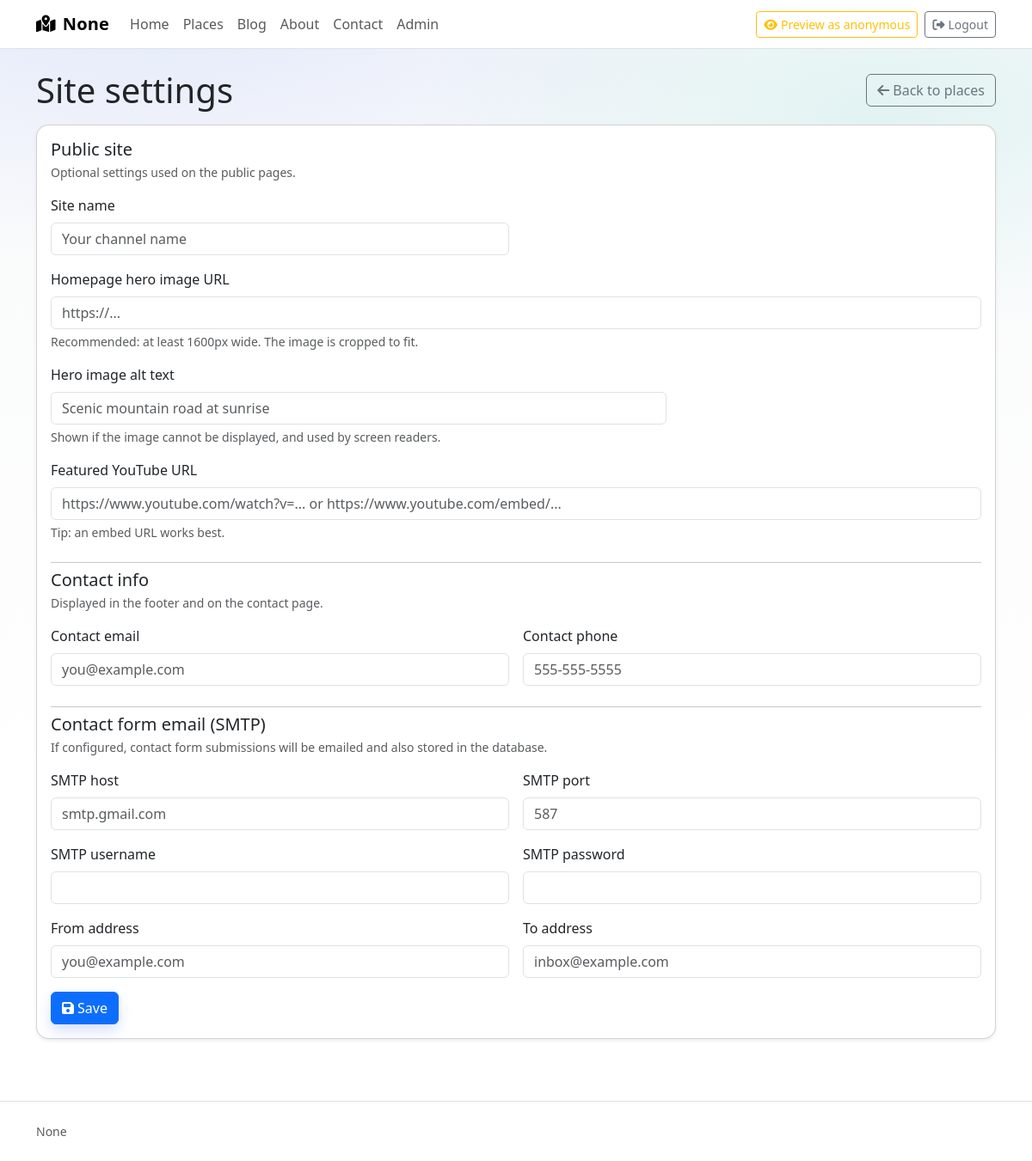
/admin/settings (signed in), run on an earlier commit of the app's database.
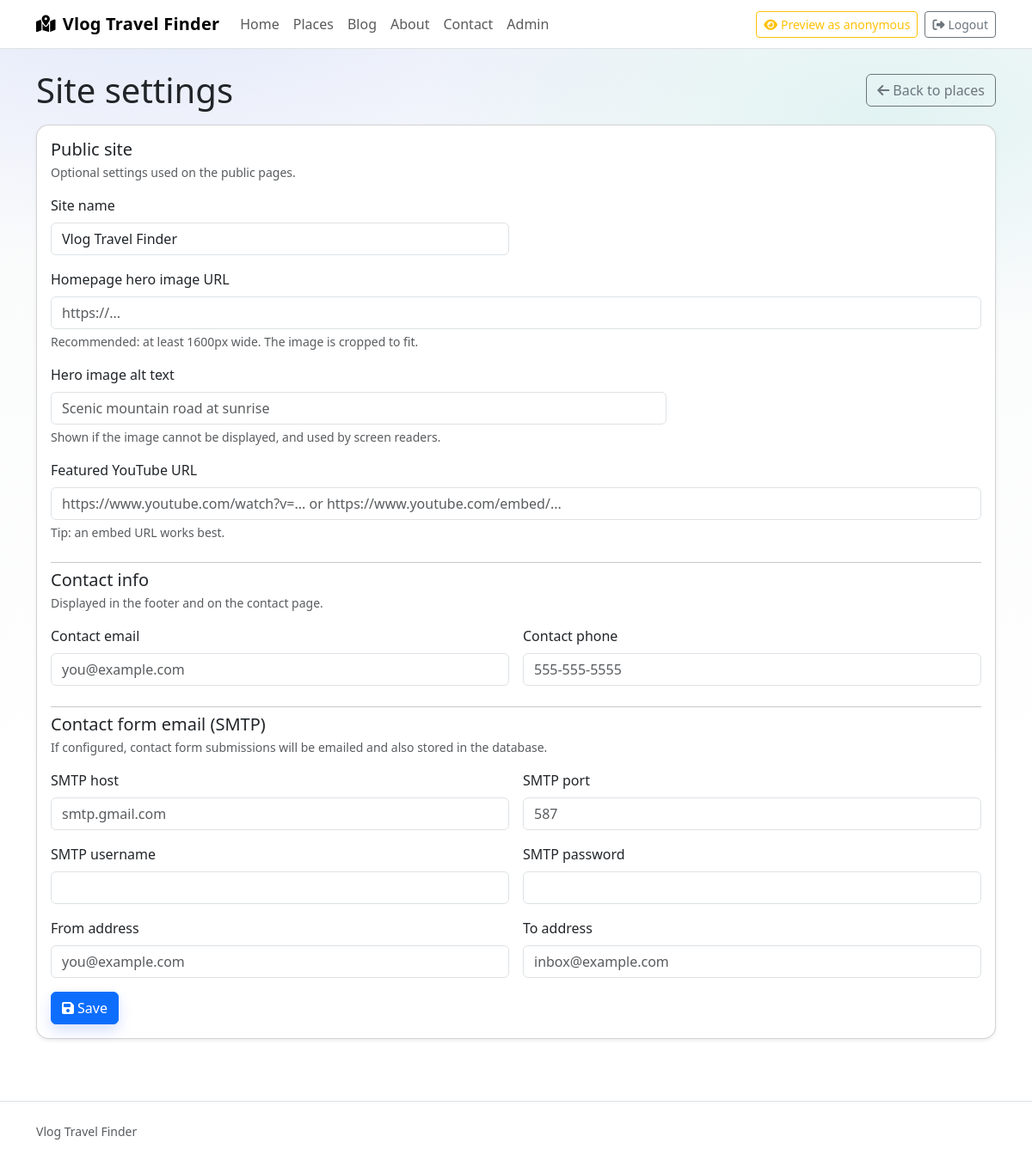
And on a later commit of the database.
### vlog_site/models.py (models this page shows)
class Base(DeclarativeBase):
    pass

class SiteSetting(Base):
    __tablename__ = "site_setting"
    key: Mapped[str] = mapped_column(String, primary_key=True)
    value: Mapped[str | None] = mapped_column(String, nullable=True)

### vlog_site/blueprints/admin.py (the view, shortened to what this page needs)
@admin_bp.route("/settings", methods=["GET", "POST"])
@admin_required
def admin_settings() -> str:
    db = get_session(current_app)
    return render_template(
        "admin/settings.html",
        site_name=get_setting(db, "site_name"),
        hero_image_url=get_setting(db, "hero_image_url"),
        hero_image_alt=get_setting(db, "hero_image_alt"),
        contact_email=get_setting(db, "contact_email"),
        contact_phone=get_setting(db, "contact_phone"),
        featured_youtube_url=get_setting(db, "featured_youtube_url"),
        smtp_host=get_setting(db, "smtp_host"),
        smtp_port=get_setting(db, "smtp_port"),
        smtp_username=get_setting(db, "smtp_username"),
        smtp_password=get_setting(db, "smtp_password"),
        smtp_from=get_setting(db, "smtp_from"),
        smtp_to=get_setting(db, "smtp_to"),
    )

### vlog_site/blueprints/admin.py (called while the page is built)
def is_admin() -> bool:
    user_id = session.get("user_id")
    if user_id is None:
        return False
    db = get_session(current_app)
    user = db.execute(select(User).where(User.id == user_id)).scalars().first()
    return user is not None and user.role == "admin"

@admin_bp.before_request
def _admin_auth_gate():
    if is_admin():
        return None
    if request.endpoint in {"admin.admin_login", "admin.admin_index"}:
        return None
    flash("Please log in to access the admin area", "error")
    next_url = request.full_path if request.query_string else request.path
    return redirect(url_for("auth.login", next=next_url))

def admin_required(view):
    @functools.wraps(view)
    def wrapped(*args, **kwargs):
        if not is_admin():
            flash("Please log in to access the admin area", "error")
            next_url = request.full_path if request.query_string else request.path
            return redirect(url_for("auth.login", next=next_url))
        return view(*args, **kwargs)
    return wrapped

### vlog_site/context.py (called while the page is built)
def inject_globals():
    db = get_session(current_app)
    user_id = session.get("user_id")
    is_anonymous_preview = bool(session.get("anonymous_preview"))
    user = None
    if user_id is not None:
        user = db.execute(select(User).where(User.id == user_id)).scalars().first()
    return {
        "current_user": None if is_anonymous_preview else user,
        "is_authenticated": (user is not None and not is_anonymous_preview),
        "is_admin": (user is not None and user.role == "admin"),
        "is_anonymous_preview": is_anonymous_preview,
        "site_name": get_setting(db, "site_name") or "Vlog Travel Finder",
        "contact_email": get_setting(db, "contact_email"),
        "contact_phone": get_setting(db, "contact_phone"),
    }

### vlog_site/db.py (called while the page is built)
def _is_sqlite(database_url: str) -> bool:
    return database_url.startswith("sqlite:")

def _configure_sqlite(engine: Engine) -> None:
    @event.listens_for(engine, "connect")
    def _set_sqlite_pragma(dbapi_connection, _connection_record):
        try:
            cursor = dbapi_connection.cursor()
            cursor.execute("PRAGMA foreign_keys=ON")
            cursor.close()
        except Exception:
            pass

def get_session(app: Flask) -> Session:
    if "session" not in g:
        engine = get_engine(app)
        SessionLocal = sessionmaker(bind=engine, autoflush=False, autocommit=False, future=True)
        g.session = SessionLocal()
    return g.session

### templates/admin/settings.html (shortened to what this page needs)
{% extends "base.html" %}
{% block content %}
  <div class="d-flex flex-column flex-md-row align-items-md-center justify-content-between gap-2 mb-3">
    <h1 class="mb-0">Site settings</h1>
    <a class="btn btn-outline-secondary" href="{{ url_for('admin.admin_places') }}">
      <i class="fa-solid fa-arrow-left me-1"></i>Back to places
    </a>
  </div>
  <div class="card shadow-sm">
    <div class="card-body">
      <form method="post" class="row g-3">
        <div class="col-12">
          <h2 class="h5 mb-1">Public site</h2>
          <div class="text-muted small">Optional settings used on the public pages.</div>
        </div>
        <div class="col-12 col-lg-6">
          <label for="site_name" class="form-label">Site name</label>
          <input
            class="form-control"
            id="site_name"
            name="site_name"
            type="text"
            value="{{ site_name or '' }}"
            placeholder="Your channel name"
            autocomplete="organization"
          />
        </div>
        <div class="col-12">
          <label for="hero_image_url" class="form-label">Homepage hero image URL</label>
          <input
            class="form-control"
            id="hero_image_url"
            name="hero_image_url"
            type="url"
            value="{{ hero_image_url or '' }}"
            placeholder="https://..."
          />
          <div class="text-muted small mt-1">Recommended: at least 1600px wide. The image is cropped to fit.</div>
        </div>
        <div class="col-12 col-lg-8">
          <label for="hero_image_alt" class="form-label">Hero image alt text</label>
          <input
            class="form-control"
            id="hero_image_alt"
            name="hero_image_alt"
            type="text"
            value="{{ hero_image_alt or '' }}"
            placeholder="Scenic mountain road at sunrise"
          />
          <div class="text-muted small mt-1">Shown if the image cannot be displayed, and used by screen readers.</div>
        </div>
        <div class="col-12">
          <label for="featured_youtube_url" class="form-label">Featured YouTube URL</label>
          <input
            class="form-control"
            id="featured_youtube_url"
            name="featured_youtube_url"
            type="url"
            value="{{ featured_youtube_url or '' }}"
            placeholder="https://www.youtube.com/watch?v=... or https://www.youtube.com/embed/..."
          />
          <div class="text-muted small mt-1">Tip: an embed URL works best.</div>
        </div>
        <div class="col-12">
          <hr class="my-2" />
          <h2 class="h5 mb-1">Contact info</h2>
          <div class="text-muted small">Displayed in the footer and on the contact page.</div>
        </div>
        <div class="col-12 col-md-6">
          <label for="contact_email" class="form-label">Contact email</label>
          <input
            class="form-control"
            id="contact_email"
            name="contact_email"
            type="email"
            value="{{ contact_email or '' }}"
            placeholder="you@example.com"
            autocomplete="email"
          />
        </div>
        <div class="col-12 col-md-6">
          <label for="contact_phone" class="form-label">Contact phone</label>
          <input
            class="form-control"
            id="contact_phone"
            name="contact_phone"
            type="tel"
            value="{{ contact_phone or '' }}"
            placeholder="555-555-5555"
            autocomplete="tel"
          />
        </div>
        <div class="col-12">
          <hr class="my-2" />
          <h2 class="h5 mb-1">Contact form email (SMTP)</h2>
          <div class="text-muted small">If configured, contact form submissions will be emailed and also stored in the database.</div>
        </div>
        <div class="col-12 col-md-6">
          <label for="smtp_host" class="form-label">SMTP host</label>
          <input class="form-control" id="smtp_host" name="smtp_host" value="{{ smtp_host or '' }}" placeholder="smtp.gmail.com" />
        </div>
        <div class="col-12 col-md-6">
          <label for="smtp_port" class="form-label">SMTP port</label>
          <input class="form-control" id="smtp_port" name="smtp_port" value="{{ smtp_port or '' }}" placeholder="587" inputmode="numeric" />
        </div>
        <div class="col-12 col-md-6">
          <label for="smtp_username" class="form-label">SMTP username</label>
          <input class="form-control" id="smtp_username" name="smtp_username" type="text" value="{{ smtp_username or '' }}" autocomplete="off" />
        </div>
        <div class="col-12 col-md-6">
          <label for="smtp_password" class="form-label">SMTP password</label>
          <input class="form-control" id="smtp_password" name="smtp_password" type="password" value="{{ smtp_password or '' }}" autocomplete="off" />
        </div>
        <div class="col-12 col-md-6">
          <label for="smtp_from" class="form-label">From address</label>
          <input class="form-control" id="smtp_from" name="smtp_from" value="{{ smtp_from or '' }}" placeholder="you@example.com" />
        </div>
        <div class="col-12 col-md-6">
          <label for="smtp_to" class="form-label">To address</label>
          <input class="form-control" id="smtp_to" name="smtp_to" value="{{ smtp_to or '' }}" placeholder="inbox@example.com" />
        </div>
        <div class="col-12 d-flex gap-2">
          <button type="submit" class="btn btn-primary">
            <i class="fa-solid fa-floppy-disk me-1"></i>Save
          </button>
        </div>
      </form>
    </div>
  </div>
{% endblock %}

### templates/base.html (shortened to what this page needs)
<!doctype html>
<html lang="en">
  <head>
    <link
      href="https://cdn.jsdelivr.net/npm/bootstrap@5.3.3/dist/css/bootstrap.min.css"
      rel="stylesheet"
    />
    <link
      rel="stylesheet"
      href="https://cdnjs.cloudflare.com/ajax/libs/font-awesome/6.5.2/css/all.min.css"
    />
    <link rel="stylesheet" href="https://unpkg.com/aos@2.3.4/dist/aos.css" />
    <link rel="stylesheet" href="{{ url_for('static', filename='style.css') }}" />
  </head>
  <body>
    <header class="border-bottom bg-body">
      <nav class="navbar navbar-expand-lg">
        <div class="container">
          <a class="navbar-brand fw-bold" href="{{ url_for('public.home') }}">
            <i class="fa-solid fa-map-location-dot me-2"></i>{{ site_name }}
          </a>
          <div class="collapse navbar-collapse" id="navbarMain">
            <ul class="navbar-nav me-auto mb-2 mb-lg-0">
              <li class="nav-item">
                <a class="nav-link" href="{{ url_for('public.home') }}">Home</a>
              </li>
              <li class="nav-item">
                <a class="nav-link" href="{{ url_for('public.places') }}">Places</a>
              </li>
              <li class="nav-item">
                <a class="nav-link" href="{{ url_for('public.blog_index') }}">Blog</a>
              </li>
              <li class="nav-item">
                <a class="nav-link" href="{{ url_for('public.about') }}">About</a>
              </li>
              <li class="nav-item">
                <a class="nav-link" href="{{ url_for('public.contact') }}">Contact</a>
              </li>
              {% if is_admin %}
                <li class="nav-item">
                  <a class="nav-link" href="{{ url_for('admin.admin_places') }}">Admin</a>
                </li>
              {% endif %}
            </ul>
            <div class="d-flex gap-2 align-items-center">
              {% if is_admin %}
                {% if is_anonymous_preview %}
                  <form method="post" action="{{ url_for('admin.admin_preview_stop') }}" class="mb-0">
                    <button type="submit" class="btn btn-warning btn-sm">
                      <i class="fa-solid fa-eye-slash me-1"></i>Exit anonymous preview
                    </button>
                  </form>
                {% else %}
                  <form method="post" action="{{ url_for('admin.admin_preview_anonymous') }}" class="mb-0">
                    <button type="submit" class="btn btn-outline-warning btn-sm">
                      <i class="fa-solid fa-eye me-1"></i>Preview as anonymous
                    </button>
                  </form>
                {% endif %}
              {% endif %}
              {% if is_authenticated %}
                <form method="post" action="{{ url_for('auth.logout') }}" class="mb-0">
                  <button type="submit" class="btn btn-outline-secondary btn-sm">
                    <i class="fa-solid fa-right-from-bracket me-1"></i>Logout
                  </button>
                </form>
              {% endif %}
            </div>
          </div>
        </div>
      </nav>
    </header>
    <main class="container py-4">
      {% block content %}{% endblock %}
    </main>
    <footer class="border-top py-4 mt-5 bg-body">
      <div class="container text-muted">
        <div class="d-flex flex-column flex-md-row align-items-md-center justify-content-between gap-2">
          <small>{{ site_name }}</small>
        </div>
      </div>
    </footer>
  </body>
</html>

### static/style.css (style rules this page uses)
:root { --brand-1: #2f5dff; --brand-2: #12b3a8; }
body { background: radial-gradient(1200px 500px at 15% 0%, rgba(47, 93, 255, 0.10), transparent 60%), radial-gradient(900px 420px at 85% 10%, rgba(18, 179, 168, 0.10), transparent 60%), linear-gradient(180deg, #f8f9fa 0%, #ffffff 70%); }
.navbar-brand { letter-spacing: 0.2px; }
.card { border-radius: 0.9rem; }
.btn-primary { box-shadow: 0 0.5rem 1rem rgba(47, 93, 255, 0.18); }
.card.shadow-sm { transition: transform 120ms ease, box-shadow 120ms ease; }

What changed in the data, as far as the page shows it:
added SiteSetting: value "Vlog Travel Finder", site_name "Vlog Travel Finder"
Also different on the page:
{{ site_name }}: "None" → (not shown)
